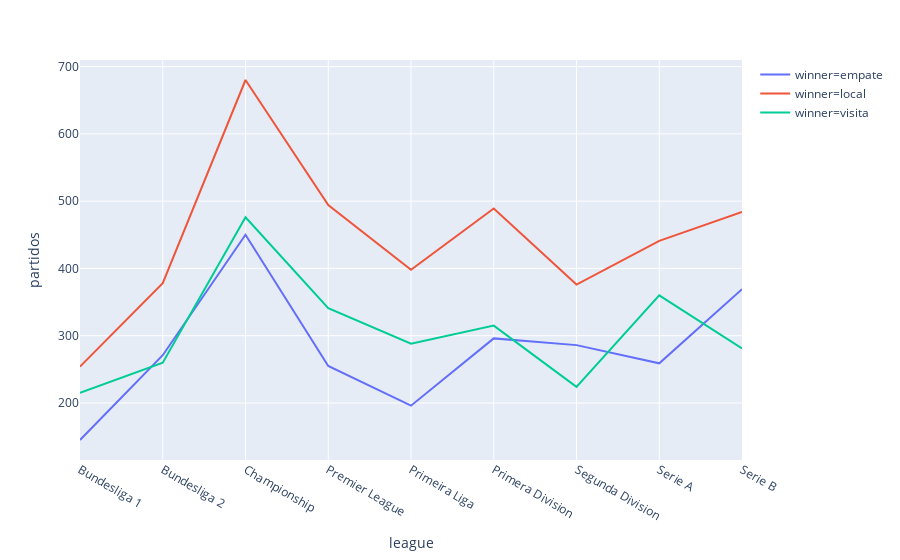

This figure's notebook cell:
### Code cell
px.line(df_league_winner, x = "league", y = "partidos", color = "winner")

### Figure 1 — Plotly figure (JSON) as saved in the notebook; plotly's stock layout.template omitted (floating-point values rounded to 4 significant figures)
{"data": [{"hoverlabel": {"namelength": 0}, "hovertemplate": "winner=empate<br>league=%{x}<br>partidos=%{y}", "legendgroup": "winner=empate", "line": {"color": "#636efa", "dash": "solid"}, "mode": "lines", "name": "winner=empate", "showlegend": true, "type": "scatter", "x": ["Bundesliga 1", "Bundesliga 2", "Championship", "Premier League", "Primeira Liga", "Primera Division", "Segunda Division", "Serie A", "Serie B"], "xaxis": "x", "y": [145, 271, 450, 255, 196, 296, 286, 259, 369], "yaxis": "y"}, {"hoverlabel": {"namelength": 0}, "hovertemplate": "winner=local<br>league=%{x}<br>partidos=%{y}", "legendgroup": "winner=local", "line": {"color": "#EF553B", "dash": "solid"}, "mode": "lines", "name": "winner=local", "showlegend": true, "type": "scatter", "x": ["Bundesliga 1", "Bundesliga 2", "Championship", "Premier League", "Primeira Liga", "Primera Division", "Segunda Division", "Serie A", "Serie B"], "xaxis": "x", "y": [254, 378, 680, 494, 398, 489, 376, 441, 484], "yaxis": "y"}, {"hoverlabel": {"namelength": 0}, "hovertemplate": "winner=visita<br>league=%{x}<br>partidos=%{y}", "legendgroup": "winner=visita", "line": {"color": "#00cc96", "dash": "solid"}, "mode": "lines", "name": "winner=visita", "showlegend": true, "type": "scatter", "x": ["Bundesliga 1", "Bundesliga 2", "Championship", "Premier League", "Primeira Liga", "Primera Division", "Segunda Division", "Serie A", "Serie B"], "xaxis": "x", "y": [215, 260, 476, 341, 288, 315, 224, 360, 281], "yaxis": "y"}], "layout": {"legend": {"tracegroupgap": 0}, "margin": {"t": 60}, "xaxis": {"anchor": "y", "domain": [0, 1], "title": {"text": "league"}}, "yaxis": {"anchor": "x", "domain": [0, 1], "title": {"text": "partidos"}}}}
